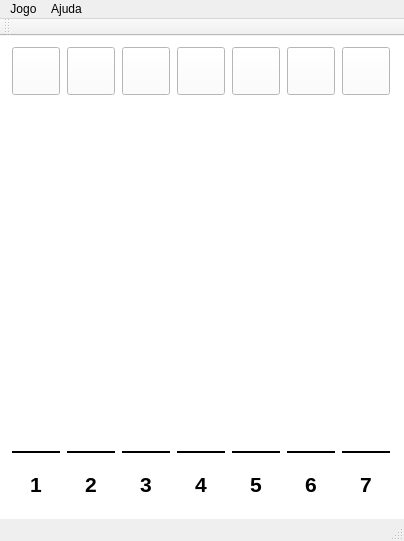
<?xml version="1.0" encoding="UTF-8"?>
<ui version="4.0">
 <class>Lig4</class>
 <widget class="QMainWindow" name="Lig4">
  <property name="geometry">
   <rect>
    <x>0</x>
    <y>0</y>
    <width>404</width>
    <height>541</height>
   </rect>
  </property>
  <property name="windowTitle">
   <string>Lig4</string>
  </property>
  <widget class="QWidget" name="centralWidget">
   <property name="styleSheet">
    <string notr="true">background-color: white;</string>
   </property>
   <layout class="QHBoxLayout" name="horizontalLayout">
    <item>
     <layout class="QVBoxLayout" name="verticalLayout">
      <item>
       <widget class="BotaoJogar" name="botao1">
        <property name="minimumSize">
         <size>
          <width>48</width>
          <height>48</height>
         </size>
        </property>
        <property name="maximumSize">
         <size>
          <width>48</width>
          <height>48</height>
         </size>
        </property>
        <property name="text">
         <string/>
        </property>
       </widget>
      </item>
      <item>
       <spacer name="verticalSpacer">
        <property name="orientation">
         <enum>Qt::Vertical</enum>
        </property>
        <property name="sizeHint" stdset="0">
         <size>
          <width>20</width>
          <height>20</height>
         </size>
        </property>
       </spacer>
      </item>
      <item>
       <widget class="QLabel" name="bola61">
        <property name="minimumSize">
         <size>
          <width>48</width>
          <height>48</height>
         </size>
        </property>
        <property name="maximumSize">
         <size>
          <width>48</width>
          <height>48</height>
         </size>
        </property>
        <property name="text">
         <string/>
        </property>
        <property name="scaledContents">
         <bool>true</bool>
        </property>
       </widget>
      </item>
      <item>
       <widget class="QLabel" name="bola51">
        <property name="minimumSize">
         <size>
          <width>48</width>
          <height>48</height>
         </size>
        </property>
        <property name="maximumSize">
         <size>
          <width>48</width>
          <height>48</height>
         </size>
        </property>
        <property name="text">
         <string/>
        </property>
        <property name="scaledContents">
         <bool>true</bool>
        </property>
       </widget>
      </item>
      <item>
       <widget class="QLabel" name="bola41">
        <property name="minimumSize">
         <size>
          <width>48</width>
          <height>48</height>
         </size>
        </property>
        <property name="maximumSize">
         <size>
          <width>48</width>
          <height>48</height>
         </size>
        </property>
        <property name="text">
         <string/>
        </property>
        <property name="scaledContents">
         <bool>true</bool>
        </property>
       </widget>
      </item>
      <item>
       <widget class="QLabel" name="bola31">
        <property name="minimumSize">
         <size>
          <width>48</width>
          <height>48</height>
         </size>
        </property>
        <property name="maximumSize">
         <size>
          <width>48</width>
          <height>48</height>
         </size>
        </property>
        <property name="text">
         <string/>
        </property>
        <property name="scaledContents">
         <bool>true</bool>
        </property>
       </widget>
      </item>
      <item>
       <widget class="QLabel" name="bola21">
        <property name="minimumSize">
         <size>
          <width>48</width>
          <height>48</height>
         </size>
        </property>
        <property name="maximumSize">
         <size>
          <width>48</width>
          <height>48</height>
         </size>
        </property>
        <property name="text">
         <string/>
        </property>
        <property name="scaledContents">
         <bool>true</bool>
        </property>
       </widget>
      </item>
      <item>
       <widget class="QLabel" name="bola11">
        <property name="minimumSize">
         <size>
          <width>48</width>
          <height>48</height>
         </size>
        </property>
        <property name="maximumSize">
         <size>
          <width>48</width>
          <height>48</height>
         </size>
        </property>
        <property name="text">
         <string/>
        </property>
        <property name="scaledContents">
         <bool>true</bool>
        </property>
       </widget>
      </item>
      <item>
       <widget class="QFrame" name="frame">
        <property name="frameShape">
         <enum>QFrame::HLine</enum>
        </property>
        <property name="frameShadow">
         <enum>QFrame::Plain</enum>
        </property>
        <property name="lineWidth">
         <number>2</number>
        </property>
       </widget>
      </item>
      <item>
       <widget class="QLabel" name="label1">
        <property name="minimumSize">
         <size>
          <width>48</width>
          <height>48</height>
         </size>
        </property>
        <property name="maximumSize">
         <size>
          <width>48</width>
          <height>48</height>
         </size>
        </property>
        <property name="font">
         <font>
          <pointsize>16</pointsize>
          <weight>75</weight>
          <bold>true</bold>
         </font>
        </property>
        <property name="text">
         <string>1</string>
        </property>
        <property name="alignment">
         <set>Qt::AlignCenter</set>
        </property>
       </widget>
      </item>
     </layout>
    </item>
    <item>
     <layout class="QVBoxLayout" name="verticalLayout_2">
      <item>
       <widget class="BotaoJogar" name="botao2">
        <property name="minimumSize">
         <size>
          <width>48</width>
          <height>48</height>
         </size>
        </property>
        <property name="maximumSize">
         <size>
          <width>48</width>
          <height>48</height>
         </size>
        </property>
        <property name="text">
         <string/>
        </property>
        <property name="checkable">
         <bool>false</bool>
        </property>
       </widget>
      </item>
      <item>
       <spacer name="verticalSpacer_2">
        <property name="orientation">
         <enum>Qt::Vertical</enum>
        </property>
        <property name="sizeHint" stdset="0">
         <size>
          <width>20</width>
          <height>20</height>
         </size>
        </property>
       </spacer>
      </item>
      <item>
       <widget class="QLabel" name="bola62">
        <property name="minimumSize">
         <size>
          <width>48</width>
          <height>48</height>
         </size>
        </property>
        <property name="maximumSize">
         <size>
          <width>48</width>
          <height>48</height>
         </size>
        </property>
        <property name="text">
         <string/>
        </property>
        <property name="scaledContents">
         <bool>true</bool>
        </property>
       </widget>
      </item>
      <item>
       <widget class="QLabel" name="bola52">
        <property name="minimumSize">
         <size>
          <width>48</width>
          <height>48</height>
         </size>
        </property>
        <property name="maximumSize">
         <size>
          <width>48</width>
          <height>48</height>
         </size>
        </property>
        <property name="text">
         <string/>
        </property>
        <property name="scaledContents">
         <bool>true</bool>
        </property>
       </widget>
      </item>
      <item>
       <widget class="QLabel" name="bola42">
        <property name="minimumSize">
         <size>
          <width>48</width>
          <height>48</height>
         </size>
        </property>
        <property name="maximumSize">
         <size>
          <width>48</width>
          <height>48</height>
         </size>
        </property>
        <property name="text">
         <string/>
        </property>
        <property name="scaledContents">
         <bool>true</bool>
        </property>
       </widget>
      </item>
      <item>
       <widget class="QLabel" name="bola32">
        <property name="minimumSize">
         <size>
          <width>48</width>
          <height>48</height>
         </size>
        </property>
        <property name="maximumSize">
         <size>
          <width>48</width>
          <height>48</height>
         </size>
        </property>
        <property name="text">
         <string/>
        </property>
        <property name="scaledContents">
         <bool>true</bool>
        </property>
       </widget>
      </item>
      <item>
       <widget class="QLabel" name="bola22">
        <property name="minimumSize">
         <size>
          <width>48</width>
          <height>48</height>
         </size>
        </property>
        <property name="maximumSize">
         <size>
          <width>48</width>
          <height>48</height>
         </size>
        </property>
        <property name="text">
         <string/>
        </property>
        <property name="scaledContents">
         <bool>true</bool>
        </property>
       </widget>
      </item>
      <item>
       <widget class="QLabel" name="bola12">
        <property name="minimumSize">
         <size>
          <width>48</width>
          <height>48</height>
         </size>
        </property>
        <property name="maximumSize">
         <size>
          <width>48</width>
          <height>48</height>
         </size>
        </property>
        <property name="text">
         <string/>
        </property>
        <property name="scaledContents">
         <bool>true</bool>
        </property>
       </widget>
      </item>
      <item>
       <widget class="QFrame" name="frame_2">
        <property name="frameShape">
         <enum>QFrame::HLine</enum>
        </property>
        <property name="frameShadow">
         <enum>QFrame::Plain</enum>
        </property>
        <property name="lineWidth">
         <number>2</number>
        </property>
       </widget>
      </item>
      <item>
       <widget class="QLabel" name="label2">
        <property name="minimumSize">
         <size>
          <width>48</width>
          <height>48</height>
         </size>
        </property>
        <property name="maximumSize">
         <size>
          <width>48</width>
          <height>48</height>
         </size>
        </property>
        <property name="font">
         <font>
          <pointsize>16</pointsize>
          <weight>75</weight>
          <bold>true</bold>
         </font>
        </property>
        <property name="text">
         <string>2</string>
        </property>
        <property name="alignment">
         <set>Qt::AlignCenter</set>
        </property>
       </widget>
      </item>
     </layout>
    </item>
    <item>
     <layout class="QVBoxLayout" name="verticalLayout_3">
      <item>
       <widget class="BotaoJogar" name="botao3">
        <property name="minimumSize">
         <size>
          <width>48</width>
          <height>48</height>
         </size>
        </property>
        <property name="maximumSize">
         <size>
          <width>48</width>
          <height>48</height>
         </size>
        </property>
        <property name="text">
         <string/>
        </property>
       </widget>
      </item>
      <item>
       <spacer name="verticalSpacer_3">
        <property name="orientation">
         <enum>Qt::Vertical</enum>
        </property>
        <property name="sizeHint" stdset="0">
         <size>
          <width>20</width>
          <height>20</height>
         </size>
        </property>
       </spacer>
      </item>
      <item>
       <widget class="QLabel" name="bola63">
        <property name="minimumSize">
         <size>
          <width>48</width>
          <height>48</height>
         </size>
        </property>
        <property name="maximumSize">
         <size>
          <width>48</width>
          <height>48</height>
         </size>
        </property>
        <property name="text">
         <string/>
        </property>
        <property name="scaledContents">
         <bool>true</bool>
        </property>
       </widget>
      </item>
      <item>
       <widget class="QLabel" name="bola53">
        <property name="minimumSize">
         <size>
          <width>48</width>
          <height>48</height>
         </size>
        </property>
        <property name="maximumSize">
         <size>
          <width>48</width>
          <height>48</height>
         </size>
        </property>
        <property name="text">
         <string/>
        </property>
        <property name="scaledContents">
         <bool>true</bool>
        </property>
       </widget>
      </item>
      <item>
       <widget class="QLabel" name="bola43">
        <property name="minimumSize">
         <size>
          <width>48</width>
          <height>48</height>
         </size>
        </property>
        <property name="maximumSize">
         <size>
          <width>48</width>
          <height>48</height>
         </size>
        </property>
        <property name="text">
         <string/>
        </property>
        <property name="scaledContents">
         <bool>true</bool>
        </property>
       </widget>
      </item>
      <item>
       <widget class="QLabel" name="bola33">
        <property name="minimumSize">
         <size>
          <width>48</width>
          <height>48</height>
         </size>
        </property>
        <property name="maximumSize">
         <size>
          <width>48</width>
          <height>48</height>
         </size>
        </property>
        <property name="text">
         <string/>
        </property>
        <property name="scaledContents">
         <bool>true</bool>
        </property>
       </widget>
      </item>
      <item>
       <widget class="QLabel" name="bola23">
        <property name="minimumSize">
         <size>
          <width>48</width>
          <height>48</height>
         </size>
        </property>
        <property name="maximumSize">
         <size>
          <width>48</width>
          <height>48</height>
         </size>
        </property>
        <property name="text">
         <string/>
        </property>
        <property name="scaledContents">
         <bool>true</bool>
        </property>
       </widget>
      </item>
      <item>
       <widget class="QLabel" name="bola13">
        <property name="minimumSize">
         <size>
          <width>48</width>
          <height>48</height>
         </size>
        </property>
        <property name="maximumSize">
         <size>
          <width>48</width>
          <height>48</height>
         </size>
        </property>
        <property name="text">
         <string/>
        </property>
        <property name="scaledContents">
         <bool>true</bool>
        </property>
       </widget>
      </item>
      <item>
       <widget class="QFrame" name="frame_3">
        <property name="frameShape">
         <enum>QFrame::HLine</enum>
        </property>
        <property name="frameShadow">
         <enum>QFrame::Plain</enum>
        </property>
        <property name="lineWidth">
         <number>2</number>
        </property>
       </widget>
      </item>
      <item>
       <widget class="QLabel" name="label3">
        <property name="minimumSize">
         <size>
          <width>48</width>
          <height>48</height>
         </size>
        </property>
        <property name="maximumSize">
         <size>
          <width>48</width>
          <height>48</height>
         </size>
        </property>
        <property name="font">
         <font>
          <pointsize>16</pointsize>
          <weight>75</weight>
          <bold>true</bold>
         </font>
        </property>
        <property name="text">
         <string>3</string>
        </property>
        <property name="alignment">
         <set>Qt::AlignCenter</set>
        </property>
       </widget>
      </item>
     </layout>
    </item>
    <item>
     <layout class="QVBoxLayout" name="verticalLayout_4">
      <item>
       <widget class="BotaoJogar" name="botao4">
        <property name="minimumSize">
         <size>
          <width>48</width>
          <height>48</height>
         </size>
        </property>
        <property name="maximumSize">
         <size>
          <width>48</width>
          <height>48</height>
         </size>
        </property>
        <property name="text">
         <string/>
        </property>
       </widget>
      </item>
      <item>
       <spacer name="verticalSpacer_4">
        <property name="orientation">
         <enum>Qt::Vertical</enum>
        </property>
        <property name="sizeHint" stdset="0">
         <size>
          <width>20</width>
          <height>20</height>
         </size>
        </property>
       </spacer>
      </item>
      <item>
       <widget class="QLabel" name="bola64">
        <property name="minimumSize">
         <size>
          <width>48</width>
          <height>48</height>
         </size>
        </property>
        <property name="maximumSize">
         <size>
          <width>48</width>
          <height>48</height>
         </size>
        </property>
        <property name="text">
         <string/>
        </property>
        <property name="scaledContents">
         <bool>true</bool>
        </property>
       </widget>
      </item>
      <item>
       <widget class="QLabel" name="bola54">
        <property name="minimumSize">
         <size>
          <width>48</width>
          <height>48</height>
         </size>
        </property>
        <property name="maximumSize">
         <size>
          <width>48</width>
          <height>48</height>
         </size>
        </property>
        <property name="text">
         <string/>
        </property>
        <property name="scaledContents">
         <bool>true</bool>
        </property>
       </widget>
      </item>
      <item>
       <widget class="QLabel" name="bola44">
        <property name="minimumSize">
         <size>
          <width>48</width>
          <height>48</height>
         </size>
        </property>
        <property name="maximumSize">
         <size>
          <width>48</width>
          <height>48</height>
         </size>
        </property>
        <property name="text">
         <string/>
        </property>
        <property name="scaledContents">
         <bool>true</bool>
        </property>
       </widget>
      </item>
      <item>
       <widget class="QLabel" name="bola34">
        <property name="minimumSize">
         <size>
          <width>48</width>
          <height>48</height>
         </size>
        </property>
        <property name="maximumSize">
         <size>
          <width>48</width>
          <height>48</height>
         </size>
        </property>
        <property name="text">
         <string/>
        </property>
        <property name="scaledContents">
         <bool>true</bool>
        </property>
       </widget>
      </item>
      <item>
       <widget class="QLabel" name="bola24">
        <property name="minimumSize">
         <size>
          <width>48</width>
          <height>48</height>
         </size>
        </property>
        <property name="maximumSize">
         <size>
          <width>48</width>
          <height>48</height>
         </size>
        </property>
        <property name="text">
         <string/>
        </property>
        <property name="scaledContents">
         <bool>true</bool>
        </property>
       </widget>
      </item>
      <item>
       <widget class="QLabel" name="bola14">
        <property name="minimumSize">
         <size>
          <width>48</width>
          <height>48</height>
         </size>
        </property>
        <property name="maximumSize">
         <size>
          <width>48</width>
          <height>48</height>
         </size>
        </property>
        <property name="text">
         <string/>
        </property>
        <property name="scaledContents">
         <bool>true</bool>
        </property>
       </widget>
      </item>
      <item>
       <widget class="QFrame" name="frame_4">
        <property name="frameShape">
         <enum>QFrame::HLine</enum>
        </property>
        <property name="frameShadow">
         <enum>QFrame::Plain</enum>
        </property>
        <property name="lineWidth">
         <number>2</number>
        </property>
       </widget>
      </item>
      <item>
       <widget class="QLabel" name="label4">
        <property name="minimumSize">
         <size>
          <width>48</width>
          <height>48</height>
         </size>
        </property>
        <property name="maximumSize">
         <size>
          <width>48</width>
          <height>48</height>
         </size>
        </property>
        <property name="font">
         <font>
          <pointsize>16</pointsize>
          <weight>75</weight>
          <bold>true</bold>
         </font>
        </property>
        <property name="text">
         <string>4</string>
        </property>
        <property name="alignment">
         <set>Qt::AlignCenter</set>
        </property>
       </widget>
      </item>
     </layout>
    </item>
    <item>
     <layout class="QVBoxLayout" name="verticalLayout_5">
      <item>
       <widget class="BotaoJogar" name="botao5">
        <property name="minimumSize">
         <size>
          <width>48</width>
          <height>48</height>
         </size>
        </property>
        <property name="maximumSize">
         <size>
          <width>48</width>
          <height>48</height>
         </size>
        </property>
        <property name="text">
         <string/>
        </property>
       </widget>
      </item>
      <item>
       <spacer name="verticalSpacer_5">
        <property name="orientation">
         <enum>Qt::Vertical</enum>
        </property>
        <property name="sizeHint" stdset="0">
         <size>
          <width>20</width>
          <height>20</height>
         </size>
        </property>
       </spacer>
      </item>
      <item>
       <widget class="QLabel" name="bola65">
        <property name="minimumSize">
         <size>
          <width>48</width>
          <height>48</height>
         </size>
        </property>
        <property name="maximumSize">
         <size>
          <width>48</width>
          <height>48</height>
         </size>
        </property>
        <property name="text">
         <string/>
        </property>
        <property name="scaledContents">
         <bool>true</bool>
        </property>
       </widget>
      </item>
      <item>
       <widget class="QLabel" name="bola55">
        <property name="minimumSize">
         <size>
          <width>48</width>
          <height>48</height>
         </size>
        </property>
        <property name="maximumSize">
         <size>
          <width>48</width>
          <height>48</height>
         </size>
        </property>
        <property name="text">
         <string/>
        </property>
        <property name="scaledContents">
         <bool>true</bool>
        </property>
       </widget>
      </item>
      <item>
       <widget class="QLabel" name="bola45">
        <property name="minimumSize">
         <size>
          <width>48</width>
          <height>48</height>
         </size>
        </property>
        <property name="maximumSize">
         <size>
          <width>48</width>
          <height>48</height>
         </size>
        </property>
        <property name="text">
         <string/>
        </property>
        <property name="scaledContents">
         <bool>true</bool>
        </property>
       </widget>
      </item>
      <item>
       <widget class="QLabel" name="bola35">
        <property name="minimumSize">
         <size>
          <width>48</width>
          <height>48</height>
         </size>
        </property>
        <property name="maximumSize">
         <size>
          <width>48</width>
          <height>48</height>
         </size>
        </property>
        <property name="text">
         <string/>
        </property>
        <property name="scaledContents">
         <bool>true</bool>
        </property>
       </widget>
      </item>
      <item>
       <widget class="QLabel" name="bola25">
        <property name="minimumSize">
         <size>
          <width>48</width>
          <height>48</height>
         </size>
        </property>
        <property name="maximumSize">
         <size>
          <width>48</width>
          <height>48</height>
         </size>
        </property>
        <property name="text">
         <string/>
        </property>
        <property name="scaledContents">
         <bool>true</bool>
        </property>
       </widget>
      </item>
      <item>
       <widget class="QLabel" name="bola15">
        <property name="minimumSize">
         <size>
          <width>48</width>
          <height>48</height>
         </size>
        </property>
        <property name="maximumSize">
         <size>
          <width>48</width>
          <height>48</height>
         </size>
        </property>
        <property name="text">
         <string/>
        </property>
        <property name="scaledContents">
         <bool>true</bool>
        </property>
       </widget>
      </item>
      <item>
       <widget class="QFrame" name="frame_5">
        <property name="frameShape">
         <enum>QFrame::HLine</enum>
        </property>
        <property name="frameShadow">
         <enum>QFrame::Plain</enum>
        </property>
        <property name="lineWidth">
         <number>2</number>
        </property>
       </widget>
      </item>
      <item>
       <widget class="QLabel" name="label5">
        <property name="minimumSize">
         <size>
          <width>48</width>
          <height>48</height>
         </size>
        </property>
        <property name="maximumSize">
         <size>
          <width>48</width>
          <height>48</height>
         </size>
        </property>
        <property name="font">
         <font>
          <pointsize>16</pointsize>
          <weight>75</weight>
          <bold>true</bold>
         </font>
        </property>
        <property name="text">
         <string>5</string>
        </property>
        <property name="alignment">
         <set>Qt::AlignCenter</set>
        </property>
       </widget>
      </item>
     </layout>
    </item>
    <item>
     <layout class="QVBoxLayout" name="verticalLayout_6">
      <item>
       <widget class="BotaoJogar" name="botao6">
        <property name="minimumSize">
         <size>
          <width>48</width>
          <height>48</height>
         </size>
        </property>
        <property name="maximumSize">
         <size>
          <width>48</width>
          <height>48</height>
         </size>
        </property>
        <property name="text">
         <string/>
        </property>
       </widget>
      </item>
      <item>
       <spacer name="verticalSpacer_6">
        <property name="orientation">
         <enum>Qt::Vertical</enum>
        </property>
        <property name="sizeHint" stdset="0">
         <size>
          <width>20</width>
          <height>20</height>
         </size>
        </property>
       </spacer>
      </item>
      <item>
       <widget class="QLabel" name="bola66">
        <property name="minimumSize">
         <size>
          <width>48</width>
          <height>48</height>
         </size>
        </property>
        <property name="maximumSize">
         <size>
          <width>48</width>
          <height>48</height>
         </size>
        </property>
        <property name="text">
         <string/>
        </property>
        <property name="scaledContents">
         <bool>true</bool>
        </property>
       </widget>
      </item>
      <item>
       <widget class="QLabel" name="bola56">
        <property name="minimumSize">
         <size>
          <width>48</width>
          <height>48</height>
         </size>
        </property>
        <property name="maximumSize">
         <size>
          <width>48</width>
          <height>48</height>
         </size>
        </property>
        <property name="text">
         <string/>
        </property>
        <property name="scaledContents">
         <bool>true</bool>
        </property>
       </widget>
      </item>
      <item>
       <widget class="QLabel" name="bola46">
        <property name="minimumSize">
         <size>
          <width>48</width>
          <height>48</height>
         </size>
        </property>
        <property name="maximumSize">
         <size>
          <width>48</width>
          <height>48</height>
         </size>
        </property>
        <property name="text">
         <string/>
        </property>
        <property name="scaledContents">
         <bool>true</bool>
        </property>
       </widget>
      </item>
      <item>
       <widget class="QLabel" name="bola36">
        <property name="minimumSize">
         <size>
          <width>48</width>
          <height>48</height>
         </size>
        </property>
        <property name="maximumSize">
         <size>
          <width>48</width>
          <height>48</height>
         </size>
        </property>
        <property name="text">
         <string/>
        </property>
        <property name="scaledContents">
         <bool>true</bool>
        </property>
       </widget>
      </item>
      <item>
       <widget class="QLabel" name="bola26">
        <property name="minimumSize">
         <size>
          <width>48</width>
          <height>48</height>
         </size>
        </property>
        <property name="maximumSize">
         <size>
          <width>48</width>
          <height>48</height>
         </size>
        </property>
        <property name="text">
         <string/>
        </property>
        <property name="scaledContents">
         <bool>true</bool>
        </property>
       </widget>
      </item>
      <item>
       <widget class="QLabel" name="bola16">
        <property name="minimumSize">
         <size>
          <width>48</width>
          <height>48</height>
         </size>
        </property>
        <property name="maximumSize">
         <size>
          <width>48</width>
          <height>48</height>
         </size>
        </property>
        <property name="text">
         <string/>
        </property>
        <property name="scaledContents">
         <bool>true</bool>
        </property>
       </widget>
      </item>
      <item>
       <widget class="QFrame" name="frame_6">
        <property name="frameShape">
         <enum>QFrame::HLine</enum>
        </property>
        <property name="frameShadow">
         <enum>QFrame::Plain</enum>
        </property>
        <property name="lineWidth">
         <number>2</number>
        </property>
       </widget>
      </item>
      <item>
       <widget class="QLabel" name="label6">
        <property name="minimumSize">
         <size>
          <width>48</width>
          <height>48</height>
         </size>
        </property>
        <property name="maximumSize">
         <size>
          <width>48</width>
          <height>48</height>
         </size>
        </property>
        <property name="font">
         <font>
          <pointsize>16</pointsize>
          <weight>75</weight>
          <bold>true</bold>
         </font>
        </property>
        <property name="text">
         <string>6</string>
        </property>
        <property name="alignment">
         <set>Qt::AlignCenter</set>
        </property>
       </widget>
      </item>
     </layout>
    </item>
    <item>
     <layout class="QVBoxLayout" name="verticalLayout_7">
      <item>
       <widget class="BotaoJogar" name="botao7">
        <property name="minimumSize">
         <size>
          <width>48</width>
          <height>48</height>
         </size>
        </property>
        <property name="maximumSize">
         <size>
          <width>48</width>
          <height>48</height>
         </size>
        </property>
        <property name="text">
         <string/>
        </property>
       </widget>
      </item>
      <item>
       <spacer name="verticalSpacer_7">
        <property name="orientation">
         <enum>Qt::Vertical</enum>
        </property>
        <property name="sizeHint" stdset="0">
         <size>
          <width>20</width>
          <height>20</height>
         </size>
        </property>
       </spacer>
      </item>
      <item>
       <widget class="QLabel" name="bola67">
        <property name="minimumSize">
         <size>
          <width>48</width>
          <height>48</height>
         </size>
        </property>
        <property name="maximumSize">
         <size>
          <width>48</width>
          <height>48</height>
         </size>
        </property>
        <property name="text">
         <string/>
        </property>
        <property name="scaledContents">
         <bool>true</bool>
        </property>
       </widget>
      </item>
      <item>
       <widget class="QLabel" name="bola57">
        <property name="minimumSize">
         <size>
          <width>48</width>
          <height>48</height>
         </size>
        </property>
        <property name="maximumSize">
         <size>
          <width>48</width>
          <height>48</height>
         </size>
        </property>
        <property name="text">
         <string/>
        </property>
        <property name="scaledContents">
         <bool>true</bool>
        </property>
       </widget>
      </item>
      <item>
       <widget class="QLabel" name="bola47">
        <property name="minimumSize">
         <size>
          <width>48</width>
          <height>48</height>
         </size>
        </property>
        <property name="maximumSize">
         <size>
          <width>48</width>
          <height>48</height>
         </size>
        </property>
        <property name="text">
         <string/>
        </property>
        <property name="scaledContents">
         <bool>true</bool>
        </property>
       </widget>
      </item>
      <item>
       <widget class="QLabel" name="bola37">
        <property name="minimumSize">
         <size>
          <width>48</width>
          <height>48</height>
         </size>
        </property>
        <property name="maximumSize">
         <size>
          <width>48</width>
          <height>48</height>
         </size>
        </property>
        <property name="text">
         <string/>
        </property>
        <property name="scaledContents">
         <bool>true</bool>
        </property>
       </widget>
      </item>
      <item>
       <widget class="QLabel" name="bola27">
        <property name="minimumSize">
         <size>
          <width>48</width>
          <height>48</height>
         </size>
        </property>
        <property name="maximumSize">
         <size>
          <width>48</width>
          <height>48</height>
         </size>
        </property>
        <property name="text">
         <string/>
        </property>
        <property name="scaledContents">
         <bool>true</bool>
        </property>
       </widget>
      </item>
      <item>
       <widget class="QLabel" name="bola17">
        <property name="minimumSize">
         <size>
          <width>48</width>
          <height>48</height>
         </size>
        </property>
        <property name="maximumSize">
         <size>
          <width>48</width>
          <height>48</height>
         </size>
        </property>
        <property name="text">
         <string/>
        </property>
        <property name="scaledContents">
         <bool>true</bool>
        </property>
       </widget>
      </item>
      <item>
       <widget class="QFrame" name="frame_7">
        <property name="frameShape">
         <enum>QFrame::HLine</enum>
        </property>
        <property name="frameShadow">
         <enum>QFrame::Plain</enum>
        </property>
        <property name="lineWidth">
         <number>2</number>
        </property>
       </widget>
      </item>
      <item>
       <widget class="QLabel" name="label7">
        <property name="minimumSize">
         <size>
          <width>48</width>
          <height>48</height>
         </size>
        </property>
        <property name="maximumSize">
         <size>
          <width>48</width>
          <height>48</height>
         </size>
        </property>
        <property name="font">
         <font>
          <pointsize>16</pointsize>
          <weight>75</weight>
          <bold>true</bold>
         </font>
        </property>
        <property name="text">
         <string>7</string>
        </property>
        <property name="alignment">
         <set>Qt::AlignCenter</set>
        </property>
       </widget>
      </item>
     </layout>
    </item>
   </layout>
  </widget>
  <widget class="QMenuBar" name="menuBar">
   <property name="geometry">
    <rect>
     <x>0</x>
     <y>0</y>
     <width>404</width>
     <height>20</height>
    </rect>
   </property>
   <widget class="QMenu" name="menuNovo">
    <property name="title">
     <string>Jogo</string>
    </property>
    <addaction name="actionNovo"/>
    <addaction name="actionSair"/>
   </widget>
   <widget class="QMenu" name="menuAjuda">
    <property name="title">
     <string>Ajuda</string>
    </property>
    <addaction name="actionSobre"/>
   </widget>
   <addaction name="menuNovo"/>
   <addaction name="menuAjuda"/>
  </widget>
  <widget class="QToolBar" name="mainToolBar">
   <attribute name="toolBarArea">
    <enum>TopToolBarArea</enum>
   </attribute>
   <attribute name="toolBarBreak">
    <bool>false</bool>
   </attribute>
  </widget>
  <widget class="QStatusBar" name="statusBar"/>
  <action name="actionSobre">
   <property name="text">
    <string>Sobre</string>
   </property>
  </action>
  <action name="actionNovo">
   <property name="text">
    <string>Novo</string>
   </property>
  </action>
  <action name="actionSair">
   <property name="text">
    <string>Sair</string>
   </property>
  </action>
 </widget>
 <layoutdefault spacing="6" margin="11"/>
 <customwidgets>
  <customwidget>
   <class>BotaoJogar</class>
   <extends>QPushButton</extends>
   <header location="global">BotaoJogar.h</header>
  </customwidget>
 </customwidgets>
 <resources/>
 <connections/>
</ui>
